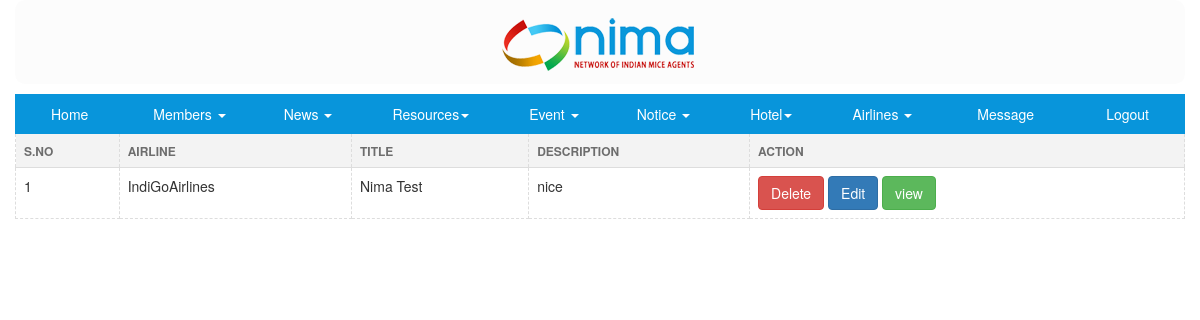
Screenshot of /admin/list-airline.php (signed in) with the database file from the repository.
### tables this page shows
CREATE TABLE IF NOT EXISTS `airline` (
`id` int(11) NOT NULL,
  `airline` varchar(100) NOT NULL,
  `name` varchar(100) NOT NULL,
  `description` varchar(10000) NOT NULL
);

### admin/list-airline.php (the view, shortened to what this page needs)
 <!DOCTYPE html>
 <html><head>
  <link rel="stylesheet" href="../css/bootstrap.min.css" type="text/css" />
</head>
<body>
<div class="container"><?php  include "head.php";?></div>
<div class="container">
<table  align="center" class="table table-strid table-hover ">
    <thead class="ba">
   <tr>
     <td ><label class="ba">S.No</label></td>
	  <td ><label class="ba">Airline</label></td>
	  <td ><label class="ba">Title</label></td>
	  <td ><label class="ba">Description</label></td>
     <td ><label class="ba">Action</label></td>
   </tr>
  </thead>
   <?php
   $SQL = "SELECT * FROM airline ORDER BY id ASC";
	$rs = mysql_query($SQL) or die(mysql_error());
while ($row = mysql_fetch_array($rs)){
		$id = $row['id'];
		$airline = $row['airline'];
		$name = $row['name'];
		$description = $row['description'];
?>
  <tbody>
   <tr>
     <td ><?php echo $id ?></td>
     <td ><?php echo $airline ?></td>
	 <td> <?php echo $name ?></td>
	 <td ><?php echo substr($description,0,50) ?></td>
     <td ><a style="text-decoration:none" href="delete-airline.php?delete=<?php echo $id;?>"><button type='button' class='btn btn-danger'>Delete</button></a>
<a style="text-decoration:none" href="edit-airline.php?edit=<?php echo $id;?>" ><button type='button' class='btn btn-primary'>Edit</button></a>
<a style="text-decoration:none" href="view-airline.php?view=<?php echo $id;?>"><button type='button' class='btn btn-success'>view</button></a>
	 </td>
   </tr><?php } ?></tbody>
    </table>
</div>
 </body>
 </html>

### admin/list-airline.php (style rules this page uses)
.ba { border-radius:1px; background-color:#f3f3f3;line-height:0px; text-transform:uppercase; padding:0px;color:#6d6d6d;font-size:12px; }
.container td { border:1px dashed #ddd; }

### admin/head.php (style rules this page uses)
a { color:#FFFFFF; }
.container { padding-left:0px; padding-right:0px; }

### rows the page displays
airline: id "1", airline "IndiGoAirlines", name "Nima Test", description "nice"
